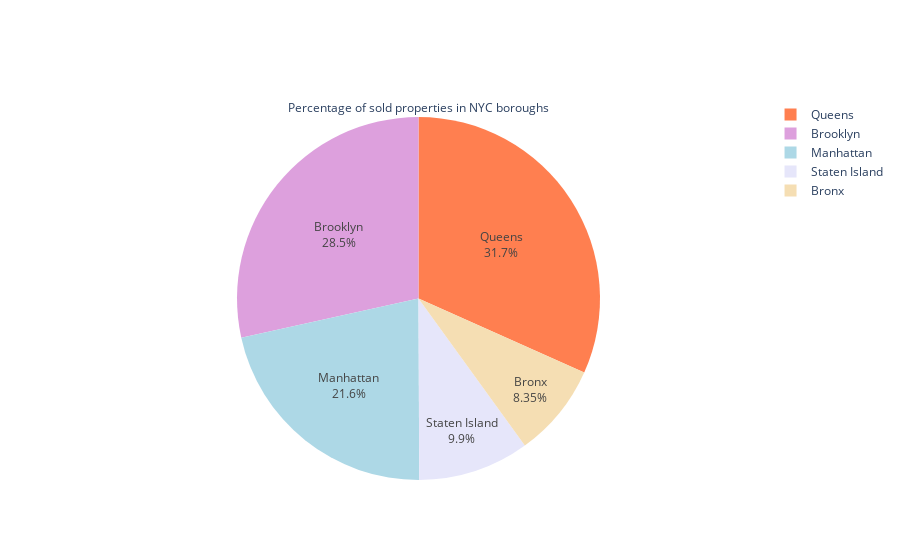

The cell this chart's notebook holds for it:
### Markdown cell above
### Percentage of sold properties in NYC boroughs

### Code cell
df_vis = df.groupby('BOROUGH').count()
colors = ['wheat', 'plum', 'lightblue', 'coral', 'lavender']

fig = go.Figure(data=[go.Pie(labels=df_vis.index, values=df_vis['ADDRESS'], textinfo='label+percent', marker=dict(colors=colors),
                title='Percentage of sold properties in NYC boroughs')])
fig.show()

### Figure 1 — Plotly figure (JSON) as saved in the notebook; plotly's stock layout.template omitted (floating-point values rounded to 4 significant figures)
{"data": [{"labels": ["Bronx", "Brooklyn", "Manhattan", "Queens", "Staten Island"], "marker": {"colors": ["wheat", "plum", "lightblue", "coral", "lavender"]}, "textinfo": "label+percent", "title": {"text": "Percentage of sold properties in NYC boroughs"}, "type": "pie", "values": [6994, 23843, 18102, 26548, 8296]}], "layout": {}}
